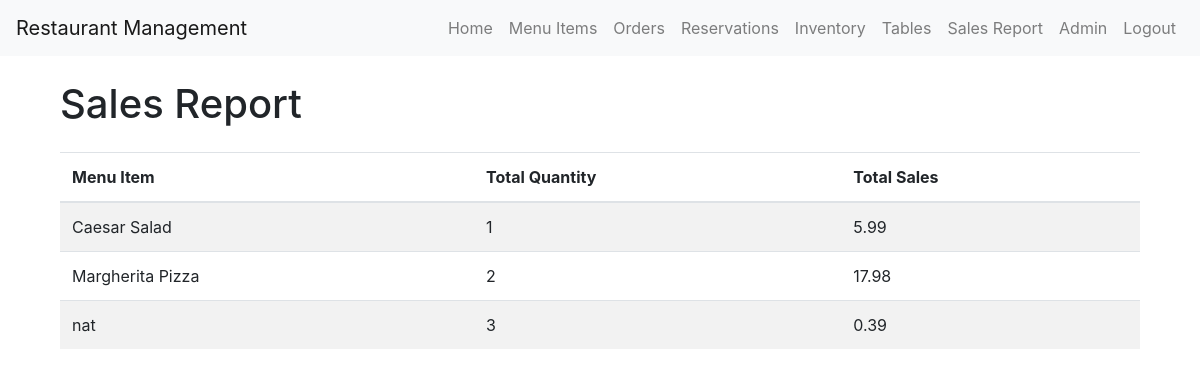
Page /sales_report/ (signed in) on the committed database.
### management/models.py (models this page shows, shortened)
class MenuItem(models.Model):
    name = models.CharField(max_length=255)
    price = models.DecimalField(max_digits=5, decimal_places=2)
    description = models.TextField()

### management/views.py (the view)
# urls.py: path('sales_report/', views.sales_report, name='sales_report'),
@login_required(login_url='/admin/login/')
def sales_report(request):
    if not request.user.is_staff:
        raise PermissionDenied
    sales_data = Order.objects.values('menu_item__name').annotate(total_quantity=Sum('quantity'), total_sales=Sum('quantity') * Sum('menu_item__price'))
    return render(request, 'management/sales_report.html', {'sales_data': sales_data})

### management/templates/management/sales_report.html (shortened to what this page needs)
{% extends 'base.html' %}
{% block content %}
<div class="container mt-4">
    <h1 class="mb-4">Sales Report</h1>
    <div class="table-responsive">
        <table class="table table-striped">
            <thead>
                <tr>
                    <th>Menu Item</th>
                    <th>Total Quantity</th>
                    <th>Total Sales</th>
                </tr>
            </thead>
            <tbody>
                {% for data in sales_data %}
                <tr>
                    <td>{{ data.menu_item__name }}</td>
                    <td>{{ data.total_quantity }}</td>
                    <td>{{ data.total_sales|floatformat:2 }}</td>
                </tr>
                {% endfor %}
            </tbody>
        </table>
    </div>
</div>
{% endblock %}

### rows in the picture
MenuItem: menu_item__name "Caesar Salad", total_quantity "1", total_sales "5.99"
MenuItem: menu_item__name "Margherita Pizza", total_quantity "2", total_sales "17.98"
MenuItem: menu_item__name "nat", total_quantity "3", total_sales "0.39"
